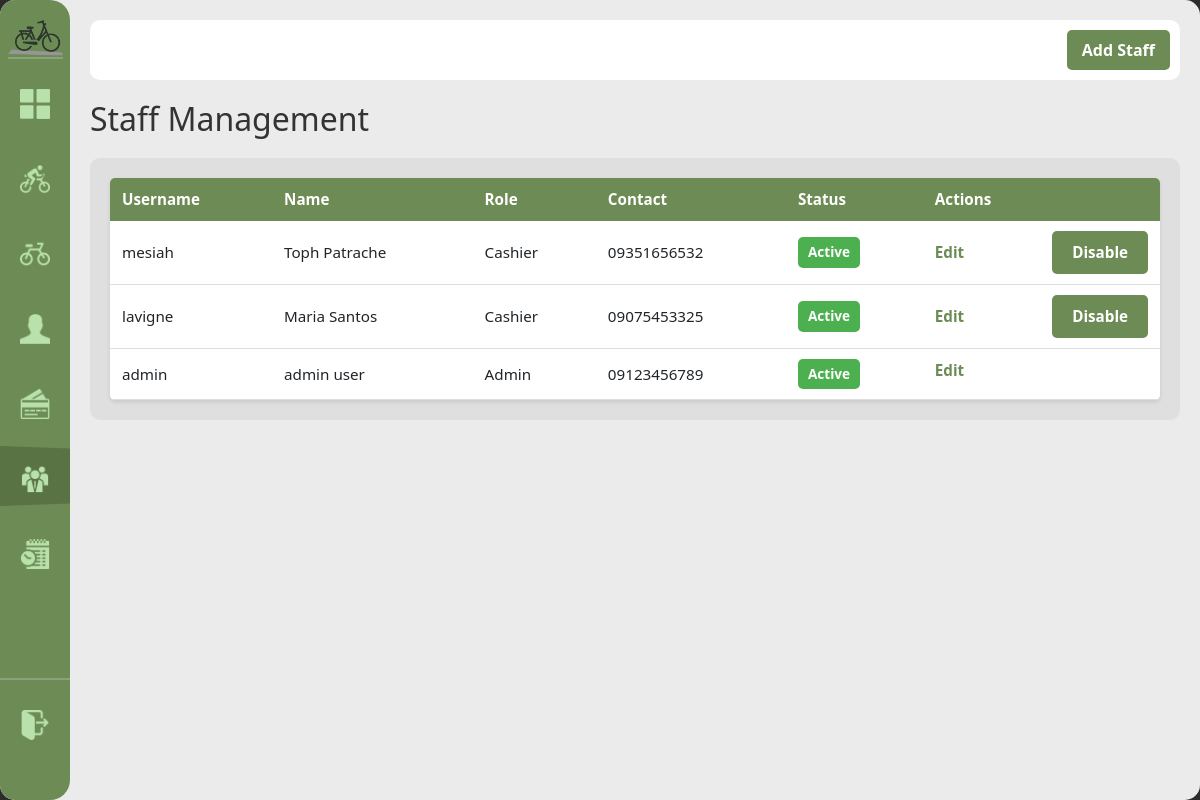
The page /staff (signed in) on the database its author committed.
### tables this page shows
CREATE TABLE staff (
            staff_id INTEGER PRIMARY KEY AUTOINCREMENT,
            username TEXT NOT NULL UNIQUE,
            password_hash TEXT NOT NULL,
            first_name TEXT NOT NULL, last_name TEXT NOT NULL,
            role TEXT NOT NULL CHECK(role IN('admin','cashier')),
            contact_number TEXT NOT NULL,
            status TEXT NOT NULL DEFAULT 'active' CHECK(status IN('active','inactive')),
            created_at DATETIME NOT NULL DEFAULT(datetime('now','localtime'))
        );

### handlers/staff_routes.py (the view)
@staff_bp.route('/staff')
@role_required('admin')
def staff_list():
    staff_members = database.get().get_all_staff()
    return render_template('staff.html', staff_members=staff_members, current_staff_id=session.get("staff_id"))

### app.py (called while the page is built)
def get_sidebar_state():
    return request.cookies.get('sidebarState') == 'expanded'

@app.context_processor
def inject_sidebar_state():
    return dict(sidebar_expanded=get_sidebar_state())

@app.context_processor
def inject_current_staff():
    staff = current_staff()
    return dict(current_staff=staff, is_admin=staff and staff.get("role") == "admin")

### modules/auth.py (called while the page is built)
def role_required(*roles):
    def decorator(view):
        @wraps(view)
        def wrapped(*args, **kwargs):
            if not session.get("staff_id"):
                return redirect(url_for("login"))
            if roles and session.get("role") not in roles:
                return redirect(url_for("home"))
            return view(*args, **kwargs)
        return wrapped
    return decorator

def current_staff():
    if not session.get("staff_id"):
        return None
    return {
        "staff_id": session.get("staff_id"),
        "username": session.get("username"),
        "first_name": session.get("first_name"),
        "last_name": session.get("last_name"),
        "role": session.get("role"),
    }

### modules/database.py (called while the page is built)
def get():
    if not db: init()
    return db

    def get_all_staff(self):
        query = "SELECT * FROM staff ORDER BY last_name, first_name"
        return [dict(r) for r in self.conn.execute(query).fetchall()]

### templates/staff.html (shortened to what this page needs)
{% extends "base.html" %}
{% block content %}
<div class="top-bar">
    <form method="get" class="search-form">
        <button type="button" id="add-staff-btn" class="btn-primary">Add Staff</button>
    </form>
</div>
<h1>Staff Management</h1>
<div class="content-grid">
    <div class="scroll-table-container">
        <table>
            <thead>
                <tr>
                <th>Username</th>
                <th>Name</th>
                <th>Role</th>
                <th>Contact</th>
                <th>Status</th>
                <th>Actions</th>
            </tr>
        </thead>
        <tbody>
            {% for member in staff_members %}
            <tr>
                <td>{{ member['username'] }}</td>
                <td>{{ member['first_name'] }} {{ member['last_name'] }}</td>
                <td>{{ member['role'].title() }}</td>
                <td>{{ member['contact_number'] }}</td>
                <td><span class="status-badge status-{{ member['status'] }}">{{ member['status'].title() }}</span></td>
                <td style="display:flex; justify-content: space-between; align-items: center;">
                    <a href="{{ url_for('staff.edit_staff', sid=member['staff_id']) }}">Edit</a>
                    {% if member['staff_id'] != current_staff_id %}
                    <form method="post" action="{{ url_for('staff.toggle_staff', sid=member['staff_id']) }}">
                        <button type="submit" class="btn-secondary" sound-type="major">
                            {% if member['status'] == 'active' %}Disable{% else %}Enable{% endif %}
                        </button>
                    </form>
                    {% endif %}
                </td>
            </tr>
            {% endfor %}
        </tbody>
    </table>
    </div>
</div>
{% endblock %}

### static/style.css (style rules this page uses)
:root { --primary-green: #6D8B55; --secondary-green: #566d42; --bg-light: #EBEBEB; --white: #FFFFFF; --sidebar-collapsed: 70px; --sidebar-expanded: 165px; }
body { margin: 0; font-family: 'Segoe UI', Tahoma, Geneva, Verdana, sans-serif; background-color: #2C2C2C; }
.top-bar { background-color: var(--white); opacity: 1; padding: 10px; border-radius: 10px; margin-bottom: 20px; }
.content-grid { display: flex; flex-grow: 1; opacity: 1; background-color: #DFDFDF; border-radius: 10px; }
.scroll-table-container { width: 100%; overflow-x: auto; overflow-y: auto; max-height: calc(100vh - 260px); padding: 20px; box-sizing: border-box; }
.btn-primary, .btn-secondary, button[type="submit"] { padding: 10px 20px; border: none; border-radius: 5px; cursor: pointer; font-weight: bold; text-decoration: none; display: inline-block; transition: all 0.3s ease; }
.btn-primary, button[type="submit"] { background-color: var(--primary-green); color: white; }
.btn-secondary { background-color: #ccc; color: #333; }
table { width: 100%; border-collapse: collapse; background: white; border-radius: 5px; overflow: hidden; box-shadow: 0 2px 4px rgba(0,0,0,0.1); }
table thead { background-color: var(--primary-green); color: white; }
table th, table td { padding: 10px 12px; text-align: left; font-size: 0.95rem; }
table tbody tr { border-bottom: 1px solid #ddd; }
table a { color: var(--primary-green); text-decoration: none; font-weight: bold; }
.status-badge { display: inline-block; padding: 5px 10px; border-radius: 5px; font-size: 0.85rem; font-weight: bold; }
.status-badge.status-active, .status-badge.status-available { background-color: #4CAF50; color: white; }
.search-form { display: flex; gap: 10px; align-items: center; flex-wrap: wrap; }
.search-form button { padding: 8px 15px; background-color: var(--primary-green); color: white; border: none; border-radius: 5px; cursor: pointer; font-weight: bold; }
.search-form .btn-primary { background-color: var(--primary-green); margin-left: auto; }
h1, h2 { color: #333; margin: 10px 0; }
h1 { font-size: 2rem; margin-bottom: 20px; }

### rows shown on the page
staff: username "mesiah", first_name "Toph", last_name "Patrache", role "Cashier", contact_number "09351656532", status "Active", shows "Disable"
staff: username "lavigne", first_name "Maria", last_name "Santos", role "Cashier", contact_number "09075453325", status "Active", shows "Disable"
staff: username "admin", first_name "admin", last_name "user", role "Admin", contact_number "09123456789", status "Active"
